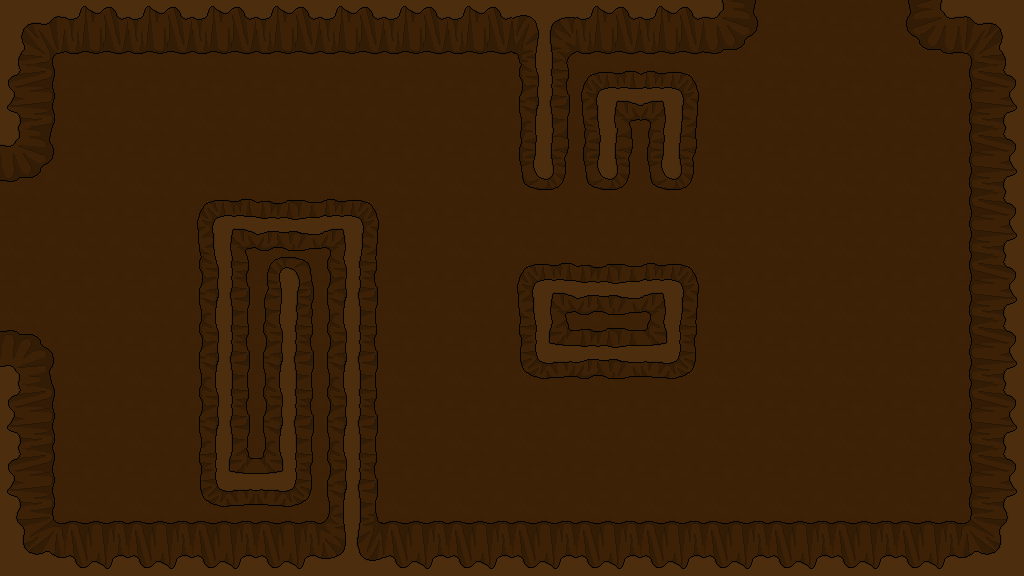

Rendered tile map (Tiled .tmx) drawn with the repository's tilesets; below, a short description and the full map source, tile grids included:
An orthogonal 16x9 tile map with 64x64 px tiles, 1 tile layer (Tile Layer 1).

<map version="1.0" orientation="orthogonal" width="16" height="9" tilewidth="64" tileheight="64">
 <tileset firstgid="1" name="backgroundTiles" tilewidth="64" tileheight="64">
  <image source="../backgroundTiles.png" width="12480" height="64" />
 </tileset>
 <layer name="Tile Layer 1" width="16" height="9">
  <data encoding="csv">
151,152,11,152,11,11,11,11,166,11,11,154,6,6,157,153,
158,6,6,6,6,6,6,6,168,181,179,6,6,6,6,14,
154,6,6,6,6,6,6,6,176,176,176,6,6,6,6,14,
6,6,6,181,173,179,6,6,6,6,6,53,53,6,53,161,
6,6,6,168,167,168,6,6,181,173,179,6,6,6,53,161,
155,6,6,168,168,168,184,6,182,173,180,6,6,6,53,161,
158,6,6,168,168,168,6,6,53,6,6,6,6,6,53,14,
158,6,6,182,180,168,6,6,53,53,53,53,53,53,53,14,
159,160,160,160,160,177,160,160,160,160,160,160,160,160,160,162
</data>
 </layer>
</map>
